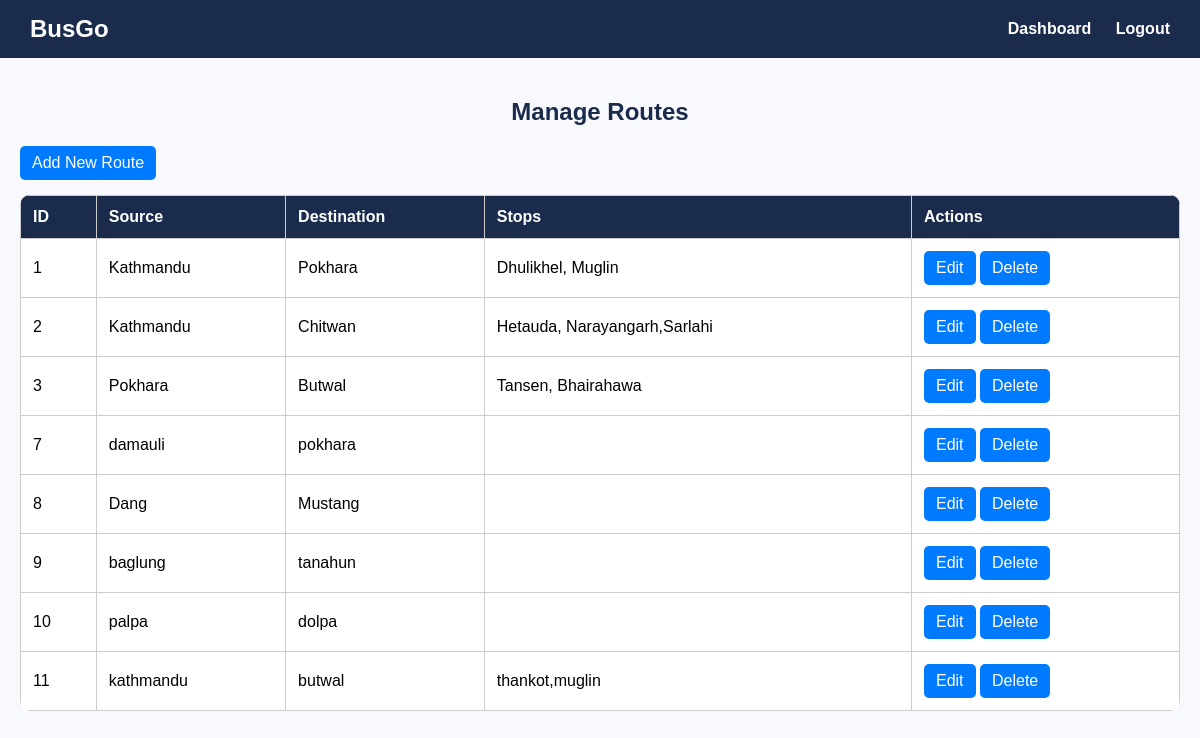
The app's page /admin_manage_routes.php (signed in), older data.
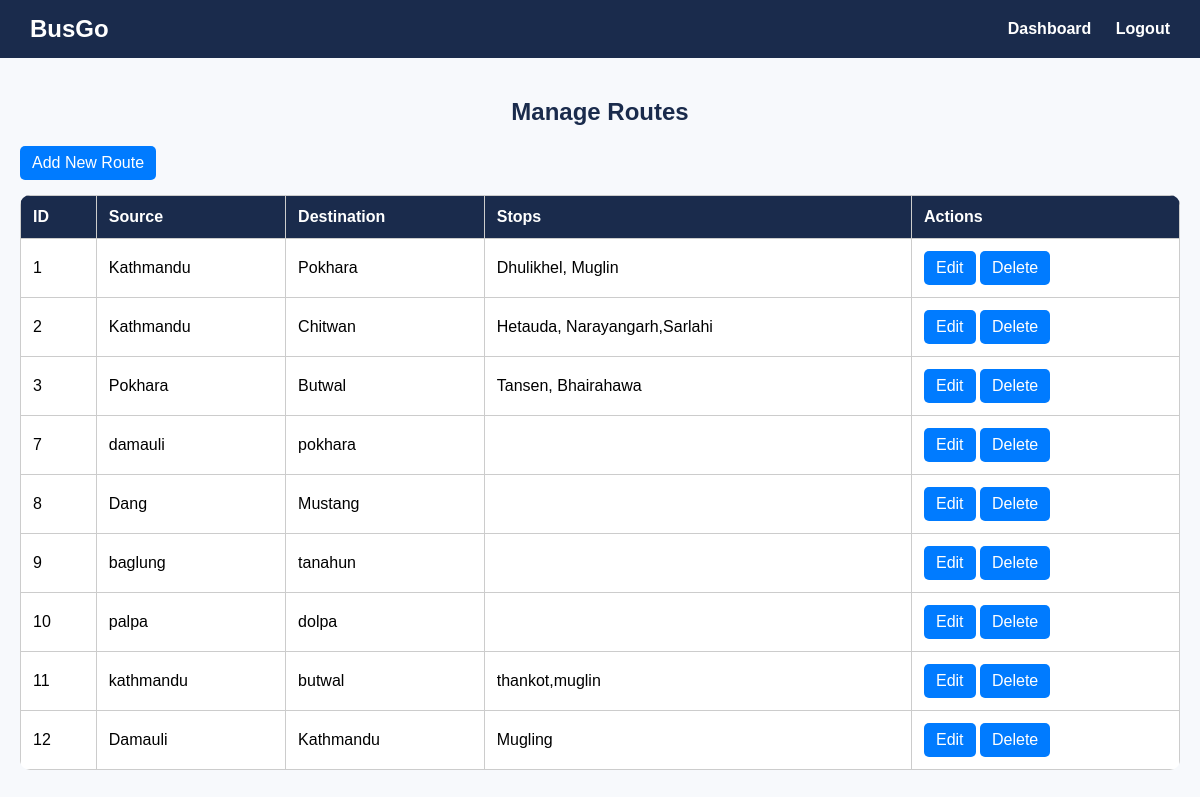
The same page, newer data.
### tables this page shows
CREATE TABLE `routes` (
  `route_id` int NOT NULL,
  `source` varchar(100) NOT NULL,
  `destination` varchar(100) NOT NULL,
  `stops` text
);

### admin_manage_routes.php (the view, shortened to what this page needs)
<?php
$servername = "localhost";
$usernameDB = "root";
$passwordDB = "root";
$dbname = "obtms";
$conn = new mysqli($servername, $usernameDB, $passwordDB, $dbname);
$sql = "SELECT * FROM routes";
$result = $conn->query($sql);
?>
<!DOCTYPE html>
<html lang="en">
<head>
</head>
<body>
    <header>
        <h1>BusGo</h1>
        <nav>
            <a href="admin_dashboard.php">Dashboard</a>
            <a href="logout.php">Logout</a>
        </nav>
    </header>
    <div class="container">
        <h2>Manage Routes</h2>
        <a href="add_route.php" class="button add-btn">Add New Route</a>
        <table>
            <tr>
                <th>ID</th>
                <th>Source</th>
                <th>Destination</th>
                <th>Stops</th>
                <th>Actions</th>
            </tr>
            <?php if ($result->num_rows > 0): ?>
                <?php while ($row = $result->fetch_assoc()): ?>
                    <tr>
                        <td><?php echo $row['route_id']; ?></td>
                        <td><?php echo $row['source']; ?></td>
                        <td><?php echo $row['destination']; ?></td>
                        <td><?php echo $row['stops']; ?></td>
                        <td>
                            <a href="edit_route.php?id=<?php echo $row['route_id']; ?>" class="button">Edit</a>
                            <a href="delete_route.php?id=<?php echo $row['route_id']; ?>" class="button"
                                onclick="return confirm('Are you sure you want to delete this route?');">Delete</a>
                        </td>
                    </tr>
                <?php endwhile; ?>
            <?php else: ?>
                <tr>
                    <td colspan="5" style="text-align:center;">No routes found.</td>
                </tr>
            <?php endif; ?>
        </table>
    </div>
</body>
</html>

### admin_manage_routes.php (style rules this page uses)
body { font-family: Arial, sans-serif; background: #f7f9fc; margin: 0; padding: 0; }
header { background-color: #1a2b4c; color: white; padding: 15px 30px; display: flex; justify-content: space-between; align-items: center; }
header h1 { margin: 0; font-size: 24px; }
header nav a { color: white; text-decoration: none; margin-left: 20px; font-weight: bold; }
.container { padding: 20px; max-width: 1200px; margin: auto; }
h2 { color: #1a2b4c; text-align: center; margin-bottom: 20px; }
table { border-collapse: collapse; width: 100%; background: #fff; border-radius: 10px; overflow: hidden; }
th, td { border: 1px solid #ccc; padding: 12px; text-align: left; }
th { background: #1a2b4c; color: white; }
a.button { padding: 8px 12px; background: #007bff; color: #fff; text-decoration: none; border-radius: 5px; display: inline-block; }
.add-btn { margin-bottom: 15px; display: inline-block; }

Row changes from the older to the newer data that the page shows:
added routes: route_id "12", source "Damauli", destination "Kathmandu", stops "Mugling"
